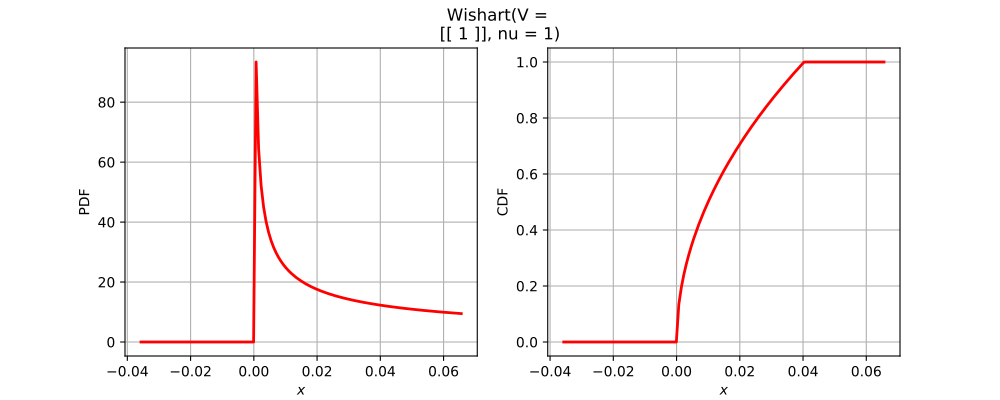

Here is the Python script that generated this plot:
import openturns as ot
from matplotlib import pyplot as plt
from openturns.viewer import View
if (ot.Wishart().__class__.__name__=='ComposedDistribution'):
    correlation = ot.CorrelationMatrix(2)
    correlation[1, 0] = 0.25
    aCopula = ot.NormalCopula(correlation)
    marginals = [ot.Normal(1.0, 2.0), ot.Normal(2.0, 3.0)]
    distribution = ot.ComposedDistribution(marginals, aCopula)
elif (ot.Wishart().__class__.__name__=='CumulativeDistributionNetwork'):
    distribution = ot.CumulativeDistributionNetwork([ot.Normal(2),ot.Dirichlet([0.5, 1.0, 1.5])], ot.BipartiteGraph([[0,1], [0,1]]))
else:
    distribution = ot.Wishart()
dimension = distribution.getDimension()
if dimension <= 2:
    if distribution.getDimension() == 1:
        distribution.setDescription(['$x$'])
        pdf_graph = distribution.drawPDF()
        cdf_graph = distribution.drawCDF()
        fig = plt.figure(figsize=(10, 4))
        plt.suptitle(str(distribution))
        pdf_axis = fig.add_subplot(121)
        cdf_axis = fig.add_subplot(122)
        View(pdf_graph, figure=fig, axes=[pdf_axis], add_legend=False)
        View(cdf_graph, figure=fig, axes=[cdf_axis], add_legend=False)
    else:
        distribution.setDescription(['$x_1$', '$x_2$'])
        pdf_graph = distribution.drawPDF()
        fig = plt.figure(figsize=(10, 5))
        plt.suptitle(str(distribution))
        pdf_axis = fig.add_subplot(111)
        View(pdf_graph, figure=fig, axes=[pdf_axis], add_legend=False)
